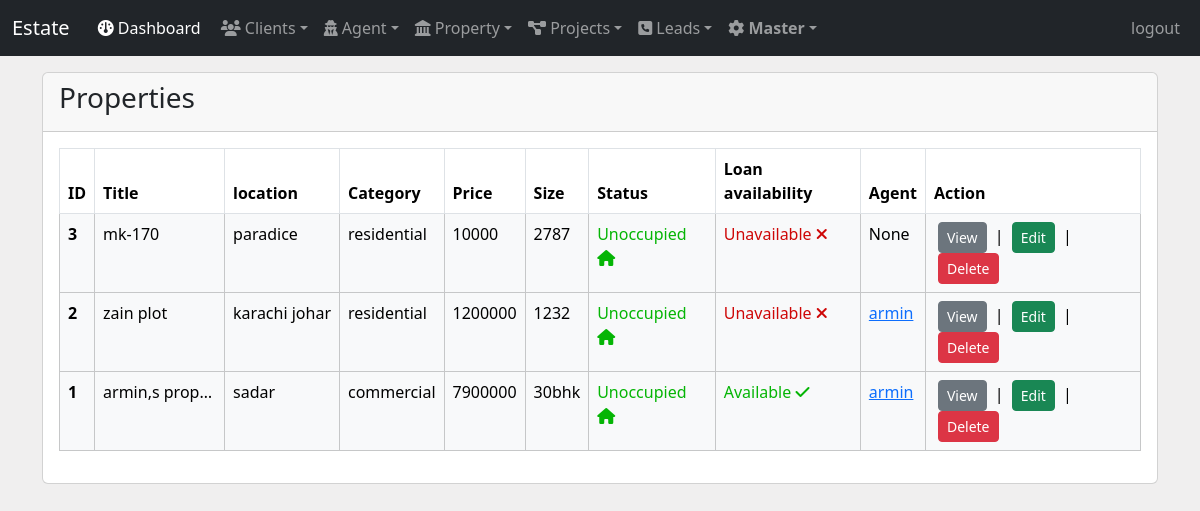
The app's page /list_properties (signed in) with its own data.
### main/models.py (models this page shows, shortened)
class Property(models.Model):
  property_title =models.CharField( max_length=50)
  location = models.CharField( max_length=150)
  types = {'residential' : 'Residential', 'commercial' : 'Commercial', 'other': 'Other'}
  property_types = models.ForeignKey("PropertyTypes", on_delete=models.CASCADE)
  size = models.CharField( max_length=100)
  property_age = models.IntegerField(null=False)
  property_agent = models.ForeignKey("Agent", blank=True, null=True, on_delete=models.CASCADE)
  property_cost = models.CharField( max_length=5000)
  loan_availability = models.BooleanField( default=False )
  property_description = models.TextField(max_length=500, blank=False)
  owner = models.IntegerField(blank=False, default=1)
  status = models.BooleanField(default=True)
  amenities = models.ManyToManyField('Amenity', blank=True)

class propertyTypes(models.Model):
    name = models.CharField(max_length=100, unique=True)
    owner = models.IntegerField(default=1)
    def __str__(self):
        return self.name

class Agent(models.Model):
  agent_name = models.CharField( max_length=150)
  agent_contact = models.CharField( max_length=150)
  agent_mail = models.EmailField( max_length=254)
  agent_DOB = models.DateField( auto_now=False, auto_now_add=False)
  agent_PAN = models.IntegerField(null=False)
  agent_deals_in = models.CharField( max_length=100)
  agent_address = models.CharField( max_length=250)
  agent_city = models.CharField( max_length=100)
  agent_state = models.CharField( max_length=80)
  agent_pin = models.IntegerField()
  owner = models.IntegerField(blank=False, default=1)
  def __str__(self):
      return self.agent_name

### main/views.py (the view)
# urls.py: path('list_properties', views.list_properties, name='list_properties' ),
def list_properties(request):
    properties = Property.objects.filter(owner=request.user.id).order_by('-id')
    return render(request, 'list_property.html', {'properties' : properties})

### main/templates/list_property.html (shortened to what this page needs)
{% extends "base.html" %}
{% block content %}
  <div class='container my-3'>
    <div class="card">
      <div class="card-header">
        <h3>Properties</h3>
      </div>
      <div class="card-body">
        <table class="table table-bordered table-hover">
          <thead>
            <tr>
              <th scope="col">ID</th>
              <th scope="col">Title</th>
              <th scope="col">location</th>
              <th scope="col">Category</th>
              <th scope="col">Price</th>
              <th scope="col">Size</th>
              <th scope="col">Status</th>
              <th scope="col">Loan availability</th>
              <th scope="col">Agent</th>
              <th scope="col">Action</th>
            </tr>
          </thead>
          <tbody>
            {% for property in properties %}
              <tr class="table-light">
                <th scope="row">{{ property.id }}</th>
                <td class="text-truncate" style="max-width: 130px;">{{ property.property_title }}</td>
                <td class="text-truncate" style="max-width: 130px;">{{ property.location }}</td>
                <td class="text-truncate" style="max-width: 120px;">{{ property.property_types }}</td>
                <td class="text-truncate" style="max-width: 150px;">{{ property.property_cost }}</td>
                <td class="text-truncate" style="max-width: 150px;">{{ property.size }}</td>
                  {% if property.status %}
                  <td style="color: rgb(5, 181, 5);">Unoccupied <i class="fa-solid fa-house"></i></td>
                  {% else %}
                  <td style="color: rgb(255, 197, 6);">Occupied <i class="fa-solid fa-house-flag"></i></td>
                  {% endif %}
                  {% if property.loan_availability %}
                  <td style="color: rgb(5, 181, 5);">Available <i class="fa-solid fa-check"></i></td>
                  {% else %}
                  <td style="color: rgb(206, 7, 7);">Unavailable <i class="fa-solid fa-xmark"></i></td>
                  {% endif %}
                  {% if property.property_agent %}
                    <td class="text-truncate" style="max-width: 150px;"><a href="{% url "view_agent" property.property_agent.id %}">{{ property.property_agent }}</a></td>
                  {% else %}
                    <td>None</td>
                  {% endif %}
                <td><a class='btn btn-secondary btn-sm mx-1' href="{% url "view_property" property.id %}">View</a> | <a class='btn btn-success btn-sm mx-1' href="{% url "edit_property" property.id %}">Edit</a> | <a class='btn btn-danger btn-sm mx-1' href="{% url "delete_property" property.id %}" onclick="return confirm('Are you sure u want to delete this client?')">Delete</a></td>
              </tr>
            {% endfor %}
          </tbody>
        </table>
      </div>
    </div>
  </div>
{% endblock content %}

### main/templates/base.html (shortened to what this page needs)
<!DOCTYPE html>
<html lang="en">
<head>
    <link href="https://cdn.jsdelivr.net/npm/bootstrap@5.3.3/dist/css/bootstrap.min.css" rel="stylesheet">
</head>
<body>
  <nav class="navbar navbar-expand-lg navbar-dark bg-dark">
    <div class="container-fluid">
        {% if user.is_authenticated %}
        <a class="navbar-brand" href="/">Estate</a>
        {% else %}
        <a class="navbar-brand">Estate</a>
        {% endif %}
        <div class="collapse navbar-collapse" id="navbarSupportedContent">
            {% if user.is_authenticated %}
            <ul class="navbar-nav me-auto mb-2 mb-lg-0">
                <li class="nav-item">
                    <a class="nav-link active mx-1" aria-current="page" href="/"><i class="fa-solid fa-gauge"></i> Dashboard</a>
                </li>
                <li class="nav-item dropdown">
                  <a class="nav-link dropdown-toggle" href="#" role="button" data-bs-toggle="dropdown" aria-expanded="false">
                    <i class="fa-solid fa-users"></i> Clients</a>
                </li>
                <li class="nav-item dropdown">
                  <a class="nav-link dropdown-toggle" href="#" role="button" data-bs-toggle="dropdown" aria-expanded="false">
                    <i class="fa-solid fa-user-secret"></i> Agent</a>
                </li>
                <li class="nav-item dropdown">
                  <a class="nav-link dropdown-toggle" href="#" role="button" data-bs-toggle="dropdown" aria-expanded="false">
                    <i class="fa-solid fa-landmark"></i> Property</a>
                </li>
                <li class="nav-item dropdown">
                  <a class="nav-link dropdown-toggle" href="#" role="button" data-bs-toggle="dropdown" aria-expanded="false">
                    <i class="fa-solid fa-diagram-project"></i> Projects</a>
                </li>
                <li class="nav-item dropdown">
                  <a class="nav-link dropdown-toggle" href="#" role="button" data-bs-toggle="dropdown" aria-expanded="false">
                    <i class="fa-solid fa-square-phone"></i> Leads</a>
                </li>
                <li class="nav-item dropdown">
                  <a class="nav-link dropdown-toggle" href="#" role="button" data-bs-toggle="dropdown" aria-expanded="false">
                    <i class="fa-solid fa-gear"></i> <b>Master</b></a>
                </li>
            </ul>
            <ul class="navbar-nav mb-2 mb-lg-0 ms-auto">
                <li class="nav-item">
                    <a class="nav-link" aria-current="page" onclick="return confirm('Are you sure you want to logout?')" href="{% url "logout" %}" id='logout'>logout</a>
                </li>
            </ul>
            {% endif %}
        </div>
    </div>
</nav>
      <div>
        {% block content %}
        {% endblock content %}
      </div>
</body>
</html>

### main/templates/base.html (style rules this page uses)
body { background-color: rgb(240, 239, 239); }

### records on screen
Property: id "3", property_title "mk-170", location "paradice", property_types "residential", property_cost "10000", size "2787", status "Unoccupied", loan_availability "Unavailable", shows "None"
Property: id "2", property_title "zain plot", location "karachi johar", property_types "residential", property_cost "1200000", size "1232", status "Unoccupied", loan_availability "Unavailable", property_agent "armin"
Property: id "1", property_title "armin,s prop…", location "sadar", property_types "commercial", property_cost "7900000", size "30bhk", status "Unoccupied", loan_availability "Available", property_agent "armin"
